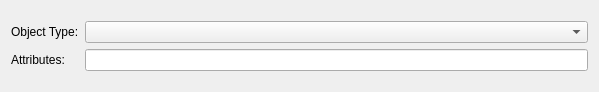
<?xml version="1.0" encoding="UTF-8"?>
<ui version="4.0">
 <class>AnalyticsSdkObjectDetectedWidget</class>
 <widget class="QWidget" name="AnalyticsSdkObjectDetectedWidget">
  <property name="geometry">
   <rect>
    <x>0</x>
    <y>0</y>
    <width>599</width>
    <height>92</height>
   </rect>
  </property>
  <property name="windowTitle">
   <string/>
  </property>
  <layout class="QVBoxLayout" name="verticalLayout">
   <item>
    <layout class="QGridLayout" name="gridLayout" columnstretch="0,1">
     <item row="1" column="1">
      <widget class="QLineEdit" name="attributesEdit">
       <property name="placeholderText">
        <string></string>
       </property>
      </widget>
     </item>
     <item row="1" column="0">
       <widget class="nx::vms::client::desktop::LabelWithHint" name="attributesLabel">
         <property name="text">
           <string>Attributes:</string>
         </property>
       </widget>
     </item>
     <item row="0" column="1">
      <widget class="nx::vms::client::desktop::DetectableObjectTypeComboBox" name="detectableObjectTypeComboBox"/>
     </item>
     <item row="0" column="0">
       <widget class="nx::vms::client::desktop::LabelWithHint" name="sdkObjectTypeLabel">
         <property name="sizePolicy">
           <sizepolicy hsizetype="Preferred" vsizetype="Preferred">
             <horstretch>0</horstretch>
             <verstretch>0</verstretch>
           </sizepolicy>
         </property>
         <property name="text">
           <string>Object Type:</string>
         </property>
       </widget>
     </item>
    </layout>
   </item>
  </layout>
 </widget>
 <customwidgets>
  <customwidget>
    <class>nx::vms::client::desktop::LabelWithHint</class>
    <extends>QLabel</extends>
    <header location="global">nx/vms/client/desktop/common/widgets/widget_with_hint.h</header>
  </customwidget>
  <customwidget>
   <class>nx::vms::client::desktop::DetectableObjectTypeComboBox</class>
   <extends>QComboBox</extends>
   <header location="global">nx/vms/client/desktop/event_rules/widgets/detectable_object_type_combo_box.h</header>
  </customwidget>
 </customwidgets>
 <resources/>
 <connections/>
</ui>
